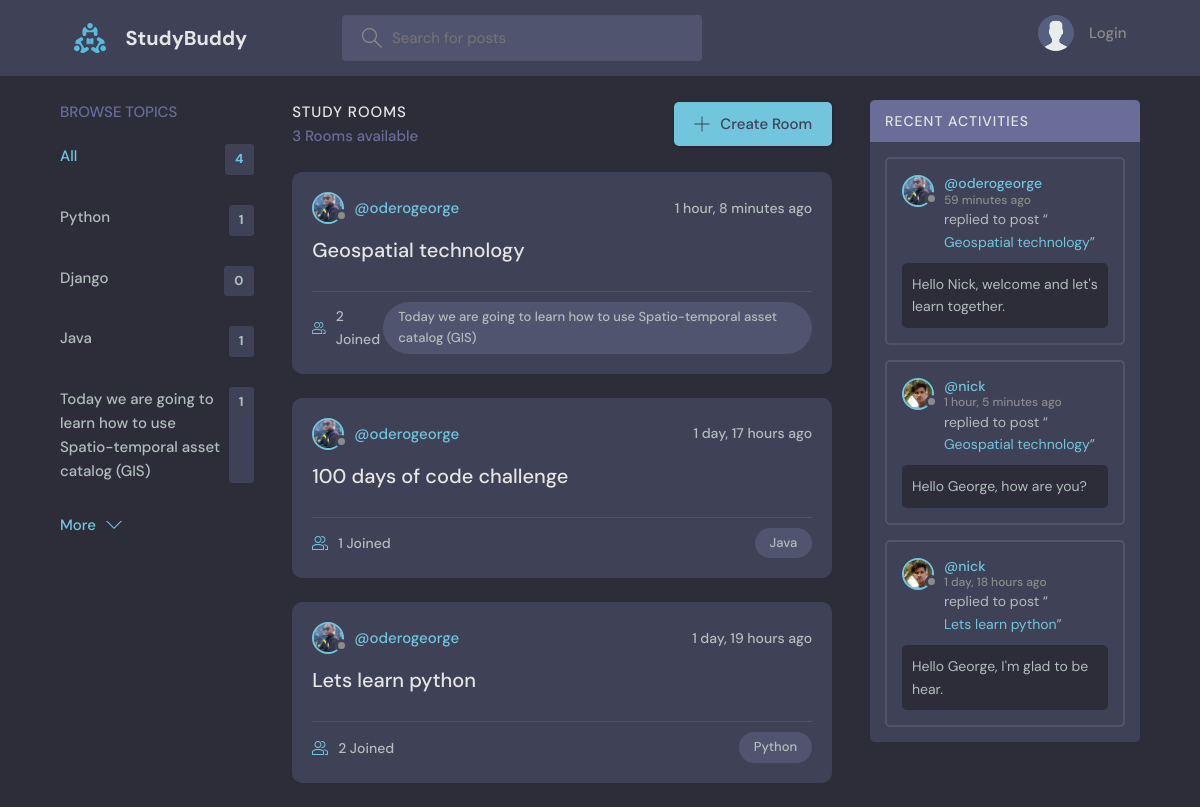
The page / on the database its author committed.
### base/models.py (models this page shows, shortened)
class Topic(models.Model):
    name = models.CharField(max_length=200)

class Room(models.Model):
    host = models.ForeignKey(User, on_delete=models.SET_NULL, null=True)
    topic = models.ForeignKey(Topic, on_delete=models.SET_NULL, null=True)
    name = models.CharField(max_length=200)
    description = models.TextField(null=True, blank=True)
    participants = models.ManyToManyField(User, related_name='participants', blank=True)
    updated = models.DateTimeField(auto_now=True)
    created = models.DateTimeField(auto_now_add=True)
    class Meta:
        ordering = ['-updated', '-created']
    def __str__(self):
        return self.name

class User(AbstractUser):
    name = models.CharField(max_length=200, null=True)
    email = models.EmailField(unique=True, null=True)
    bio = models.TextField(null=True)
    avatar = models.ImageField(null=True, default="avatar.svg")
    USERNAME_FIELD = "email"
    REQUIRED_FIELDS = []

class Message(models.Model):
    user = models.ForeignKey(User, on_delete=models.CASCADE)
    room = models.ForeignKey(Room, on_delete=models.CASCADE)
    body = models.TextField()
    updated = models.DateTimeField(auto_now=True)
    created = models.DateTimeField(auto_now_add=True)
    class Meta:
        ordering = ['-updated', '-created']

### base/views.py (the view)
# urls.py: path('', views.home, name='home'),
def home(request):
    q = request.GET.get('q') if request.GET.get('q') != None else ''
    rooms = Room.objects.filter(
        Q(topic__name__icontains=q) |
        Q(name__icontains=q) |
        Q(description__icontains=q)
        )
    topics = Topic.objects.all()[0:5]
    room_count = rooms.count()
    room_messages = Message.objects.filter(Q(room__topic__name__icontains=q))
    context = {"rooms": rooms, 'topics': topics,
               'room_count': room_count, 'room_messages': room_messages}
    return render(request, "base/home.html", context)

### base/templates/base/home.html (shortened to what this page needs)
{% extends 'main.html' %}
{% block content %}
<main class="layout layout--3">
  <div class="container">
    {% include 'base/topic_component.html' %}
    <div class="roomList">
      <div class="roomList__header">
        <div>
          <h2>Study Rooms</h2>
          <p>{{room_count}} Rooms available</p>
        </div>
        <a class="btn btn--main" href="{% url 'create-room' %}">
          <svg version="1.1" xmlns="http://www.w3.org/2000/svg" width="32" height="32" viewBox="0 0 32 32">
            <title>add</title>
            <path
              d="M16.943 0.943h-1.885v14.115h-14.115v1.885h14.115v14.115h1.885v-14.115h14.115v-1.885h-14.115v-14.115z">
            </path>
          </svg>
          Create Room
        </a>
      </div>
      {% include 'base/feed_component.html' %}
    </div>
    {% include 'base/activity_component.html' %}
  </div>
</main>
{% endblock %}

### base/templates/base/topic_component.html
<div class="topics">
    <div class="topics__header">
        <h2>Browse Topics</h2>
    </div>
    <ul class="topics__list">
        <li>
            <a href="{% url 'home' %}" class="active">All <span>{{topics.count}}</span></a>
        </li>
        {% for topic in topics %}
        <li>
            <a href="{% url 'home' %}?q={{topic.name}}">{{topic.name}}<span>{{topic.room_set.all.count}}</span></a>
        </li>
        {% endfor %}
    </ul>
    <a class="btn btn--link" href="{% url 'topics' %}">
        More
        <svg version="1.1" xmlns="http://www.w3.org/2000/svg" width="32" height="32" viewBox="0 0 32 32">
            <title>chevron-down</title>
            <path d="M16 21l-13-13h-3l16 16 16-16h-3l-13 13z"></path>
        </svg>
    </a>
</div>

### base/templates/base/feed_component.html (shortened to what this page needs)
{% for room in rooms %}
<div class="roomListRoom">
    <div class="roomListRoom__header">
        <a href="{% url 'user-profile' room.host.id %}" class="roomListRoom__author">
            <div class="avatar avatar--small">
                <img src="{{room.host.avatar.url}}" />
            </div>
            <span>@{{room.host.username}}</span>
        </a>
        <div class="roomListRoom__actions">
            <span>{{room.created|timesince}} ago</span>
        </div>
    </div>
    <div class="roomListRoom__content">
        <a href="{% url 'room' room.id %}">{{room.name}}</a>
    </div>
    <div class="roomListRoom__meta">
        <a href="{% url 'room' room.id %}" class="roomListRoom__joined">
            {{room.participants.all.count}} Joined
        </a>
        <p class="roomListRoom__topic">{{room.topic.name}}</p>
    </div>
</div>
{% endfor %}

### base/templates/base/activity_component.html (shortened to what this page needs)
<div class="activities">
    <div class="activities__header">
        <h2>Recent Activities</h2>
    </div>
    {% for message in room_messages %}
    <div class="activities__box">
        <div class="activities__boxHeader roomListRoom__header">
            <a href="{% url 'user-profile' message.user.id %}" class="roomListRoom__author">
                <div class="avatar avatar--small">
                    <img src="{{message.user.avatar.url}}" />
                </div>
                <p>
                    @{{message.user.username}}
                    <span>{{message.created|timesince}} ago</span>
                </p>
            </a>
        </div>
        <div class="activities__boxContent">
            <p>replied to post “<a href="{% url 'room' message.room.id %}">{{message.room}}</a>”</p>
            <div class="activities__boxRoomContent">{{message.body}}</div>
        </div>
    </div>
    {% endfor %}
</div>

### rows shown on the page
Topic: name "Python", room_set.all.count "1"
Topic: name "Django", room_set.all.count "0"
Topic: name "Java", room_set.all.count "1"
Topic: name "Today we are going to learn how to use Spatio-temporal asset catalog (GIS)", room_set.all.count "1"
Room: host.avatar (picture), host.username "oderogeorge", created "1 hour, 8 minutes", name "Geospatial technology", participants.all.count "2", topic.name "Today we are going to learn how to use Spatio-temporal asset catalog (GIS)"
Room: host.avatar (picture), host.username "oderogeorge", created "1 day, 17 hours", name "100 days of code challenge", participants.all.count "1", topic.name "Java"
Room: host.avatar (picture), host.username "oderogeorge", created "1 day, 19 hours", name "Lets learn python", participants.all.count "2", topic.name "Python"
Message: user.avatar (picture), user.username "oderogeorge", created "59 minutes", room "Geospatial technology", body "Hello Nick, welcome and let's learn together."
Message: user.avatar (picture), user.username "nick", created "1 hour, 5 minutes", room "Geospatial technology", body "Hello George, how are you?"
Message: user.avatar (picture), user.username "nick", created "1 day, 18 hours", room "Lets learn python", body "Hello George, I'm glad to be hear."

### other values the page prints
{{ topics.count }} "4"
{{ room_count }} "3"
